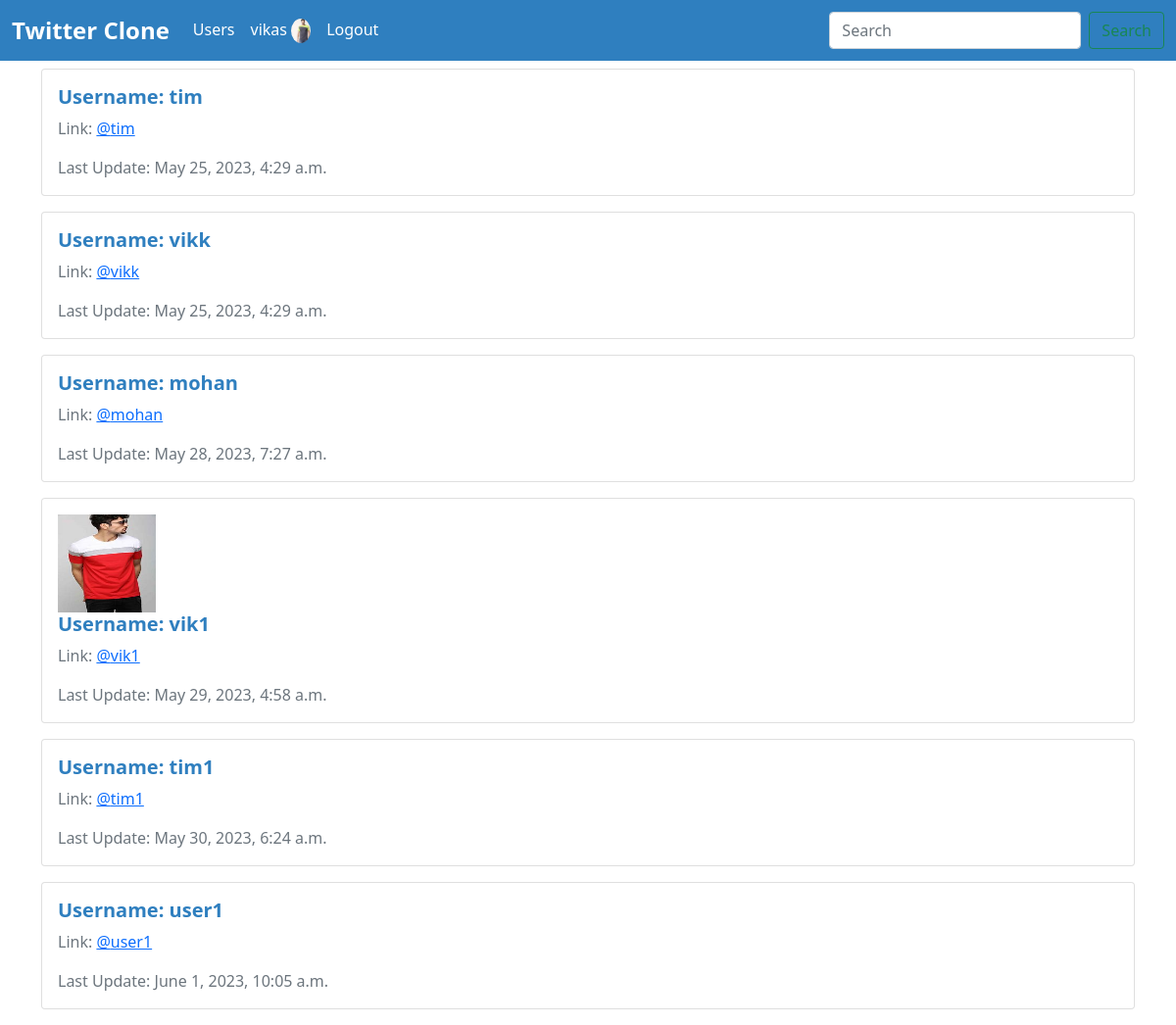
The page /user-profile/ (signed in) on the database its author committed.
### app/models.py (models this page shows, shortened)
class Profile(models.Model):
    user = models.OneToOneField(User, on_delete=models.CASCADE)
    follows = models.ManyToManyField("self", related_name='followed_by', symmetrical=False, blank=True)
    profile_pic = models.ImageField(null=True, blank=True, upload_to='images/')
    bio = models.TextField(null=True, blank=True)
    social_link = models.CharField(max_length=200, null=True, blank=True)
    updated_date = models.DateTimeField(User, auto_now=True)

### app/views.py (the view)
# urls.py: path('user-profile/', views.user_profile, name='profile_list'),
def user_profile(request):
    if request.user.is_authenticated:
        profiles = Profile.objects.exclude(user=request.user)
        context = {
            'profiles':profiles
        }
        return render(request, 'app/profile_list.html', context)
    else:
        messages.warning(request, "You must be logged in")
        return redirect('home')

### app/templates/app/profile_list.html (shortened to what this page needs)
{% extends 'app/base.html' %}
{% block content %}
    <div class="container mt-2">
        {% if profiles %}
            {% for profile in profiles %}
                <div class="card mb-3">
                    <div class="card-body">
                        {% if profile.profile_pic %}
                        <img src="{{ profile.profile_pic.url }}" width="100px" height="100px" alt="">
                        {% endif %}
                        <h5 class="card-title" style="color: #2f7fbf; font-weight: bold;">Username: {{ profile.user.username }}</h5>
                        <p class="card-text" style="color: #6c757d;">Link: <a href="{% url 'profile' profile.user.id %}">@{{ profile.user.username|lower }}</a></p>
                        <p class="card-text" style="color: #6c757d;">Last Update: {{ profile.updated_date }}</p>
                    </div>
                </div>
            {% endfor %}
        {% endif %}
    </div>
{% endblock content %}

### app/templates/app/base.html (shortened to what this page needs)
<!doctype html>
<html lang="en">
{% load static %}
  <head>
    <link href="https://cdn.jsdelivr.net/npm/bootstrap@5.0.2/dist/css/bootstrap.min.css" rel="stylesheet">
  </head>
  <body>
    <nav class="navbar navbar-expand-lg navbar-dark">
      <div class="container-fluid">
        <a class="navbar-brand" href="/">Twitter Clone</a>
        <div class="collapse navbar-collapse" id="navbarSupportedContent">
          <ul class="navbar-nav me-auto mb-2 mb-lg-0">
            <li class="nav-item">
              <a class="nav-link active" href="{% url 'profile_list' %}">Users</a>
            </li>
            {% if request.user.is_authenticated %}
            <li class="nav-item">
              <a class="nav-link active" href="{% url 'profile' request.user.id %}"> {{ request.user.username }}
                {% if request.user.profile.profile_pic %}
                <img src="{{ request.user.profile.profile_pic.url }}" width="20px" class="rounded-circle" alt="">
                {% else %}
                <img src="{% static 'images/user1.png' %}" width="20px" class="rounded-circle" alt="">
                {% endif %}
              </a>
            </li>
            <li class="nav-item">
              <a class="nav-link active" href="{% url 'logout' %}">Logout</a>
            </li>
            {% endif %}
          </ul>
          <form class="d-flex">
            <input class="form-control me-2" type="search" placeholder="Search" aria-label="Search">
            <button class="btn btn-outline-success" type="submit">Search</button>
          </form>
        </div>
      </div>
    </nav>
    {% block content %}
    {% endblock content %}
  </body>
</html>

### app/templates/app/base.html (style rules this page uses)
.navbar-brand { font-size: 24px; font-weight: bold; }
.navbar-dark { background-color: #2f7fbf; }
.nav-link { color: #ffffff; }

### rows shown on the page
Profile: user.username "tim", updated_date "May 25, 2023, 4:29 a.m."
Profile: user.username "vikk", updated_date "May 25, 2023, 4:29 a.m."
Profile: user.username "mohan", updated_date "May 28, 2023, 7:27 a.m."
Profile: profile_pic (picture), user.username "vik1", updated_date "May 29, 2023, 4:58 a.m."
Profile: user.username "tim1", updated_date "May 30, 2023, 6:24 a.m."
Profile: user.username "user1", updated_date "June 1, 2023, 10:05 a.m."

### other values the page prints
{{ request.user.username }} "vikas"
